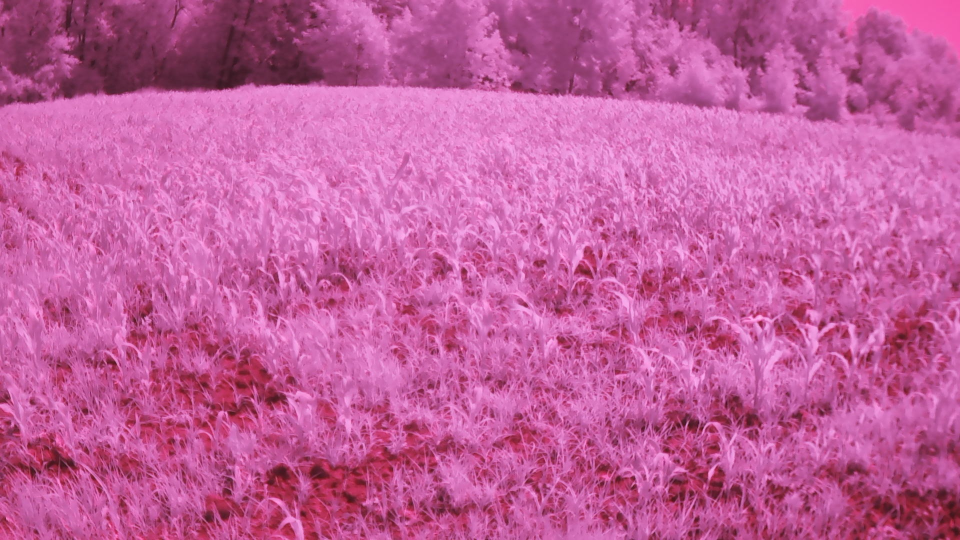
#> input picture Photos/Corn/Corn_20220619.jpg, 1920 x 1080 px (shown at 1/2 size)
$ python -i MainFrame.py   (imports and definitions only)
#> lines starting #> are read from the running program, lines starting #| are printed output that depends on the picture
import tkinter
from tkinter import filedialog
from tkinter.filedialog import asksaveasfile
import cv2
import PIL.Image
import PIL.ImageTk
import time
import os
from fastiecm import fastiecm
import numpy as np


# [130 lines left out: functions initialize, update, get_frame, create_canvas, snapshot, browse_files and 2 more, not called in this run]


def ndvi_pressed(cv_img):
    # The function that is called, when the user starts the NDVI calculation
    # The several display calls in between are for debugging ppurposes to she the various steps of the calculation.

    original = cv_img
    original = cv2.cvtColor(original, cv2.COLOR_BGR2RGB)
    #display(original, 'Original')
    # First the contrast of the original image is stretched.
    contrasted = contrast_stretch(original)
    # [12 lines of commented-out code are left out]
    ndvi = calc_ndvi(contrasted)
    #display(ndvi, 'NDVI')
    #cv2.imwrite('ndvi.png', ndvi)

    # These values are stretched such that the values lie between 0 and 255
    ndvi_contrasted = contrast_stretch(ndvi)
    #display(ndvi_contrasted, 'NDVI Contrasted')
    #cv2.imwrite('ndvi_contrasted.png', ndvi_contrasted)

    # At last the fastiecm color mapping is applied to the currently grey scaled image
    # The color mapped image is then displayed in the canvas
    color_mapped_prep = ndvi_contrasted.astype(np.uint8)
    color_mapped_image = cv2.applyColorMap(color_mapped_prep, fastiecm)
    #display(color_mapped_image, 'Color mappped')
    #cv2.imwrite('color_mapped_image.png', color_mapped_image)
    canvas.destroy()
    color_mapped_image = cv2.cvtColor(color_mapped_image, cv2.COLOR_BGR2RGB)
    create_canvas(color_mapped_image)


# [11 lines left out: function display, not called in this run]


def calc_ndvi(image):
    # The actual calculation of the NDVI with the formula (NIR - RED) / (NIR + RED)
    # The NIR data is stored in the BLUE channel
    b, g, r = cv2.split(image)
    bottom = (r.astype(float) + b.astype(float))
    bottom[bottom==0] = 0.01
    ndvi = (b.astype(float) - r.astype(float)) / bottom
    return ndvi


def contrast_stretch(im):
    # Linear contrast stretch with 5% percentile
    in_min = np.percentile(im, 5)
    in_max = np.percentile(im, 95)
    out_min = 0.0
    out_max = 255.0

    out = im - in_min
    out *= ((out_min - out_max) / (in_min - in_max))
    out += in_min
    return out


# Generating the Tkinter object
# [2 lines not run here, left out]
video_source = 0

# Open the video source
# [7 lines not run here, left out]

# [1 line that did not run here, left out]

# After it is called once, the update method will be automatically called every delay
# [3 lines not run here, left out]

def key(event):
    if not cameramode:
        print("pressed"), repr(event.char)

# [9 lines left out: function callback, not called in this run]
# [1 line not run here, left out]

>>> import cv2
>>> picture = cv2.imread('Photos/Corn/Corn_20220619.jpg')
#> picture is the input picture: shape (1080, 1920, 3); mean B, G, R 156.1, 93.1, 195.2
>>> result = ndvi_pressed(picture)
#> in contrast_stretch, `in_min = np.percentile(im, 5)`: in_min = 56
#> in contrast_stretch, `in_max = np.percentile(im, 95)`: in_max = 226
#> in calc_ndvi, `b, g, r = cv2.split(image)`:
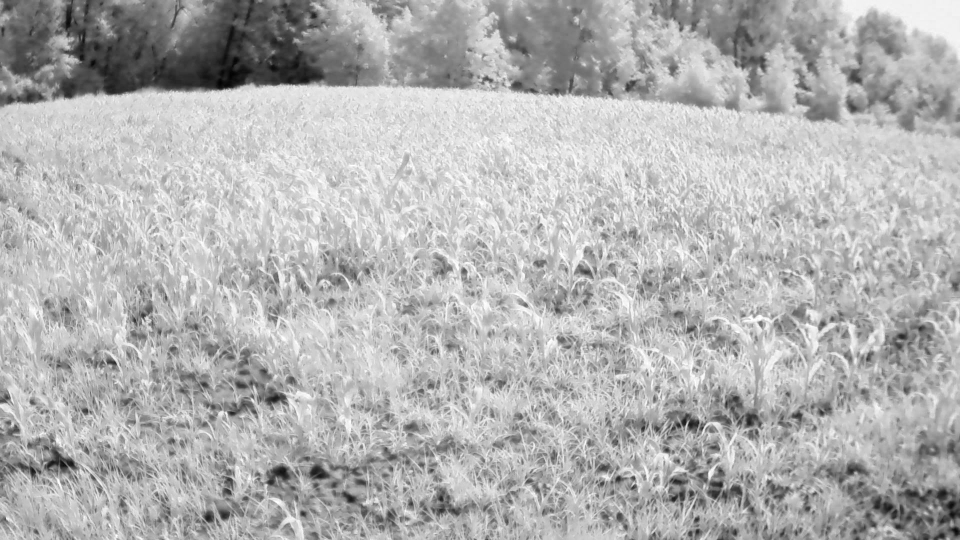
#> b: shape (1080, 1920) float64 (shown at 1/2 size); min 53, max 354.5, mean 264.8; drawn with min black and max white
#> in calc_ndvi, `b, g, r = cv2.split(image)`:
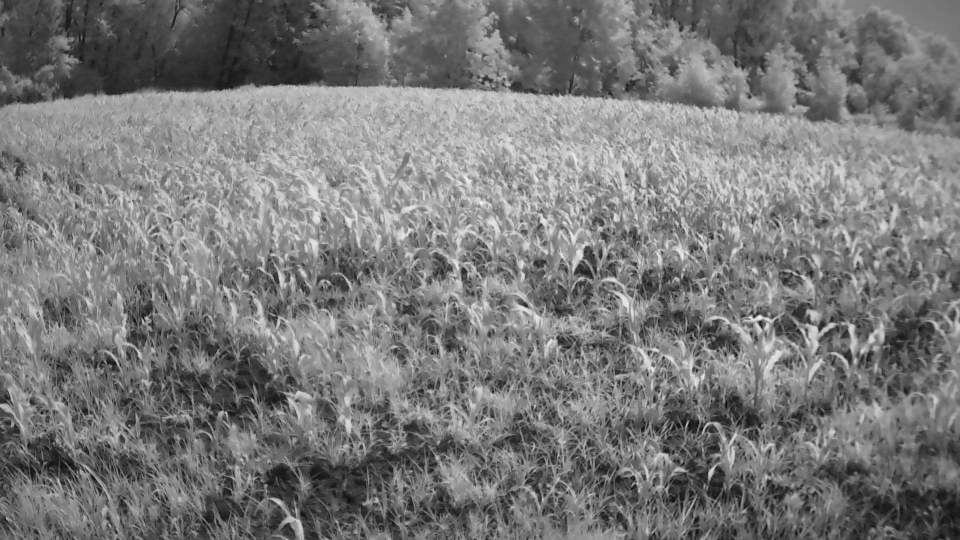
#> g: shape (1080, 1920) float64 (shown at 1/2 size); min -19, max 254, mean 111.6; drawn with min black and max white
#> in calc_ndvi, `b, g, r = cv2.split(image)`:
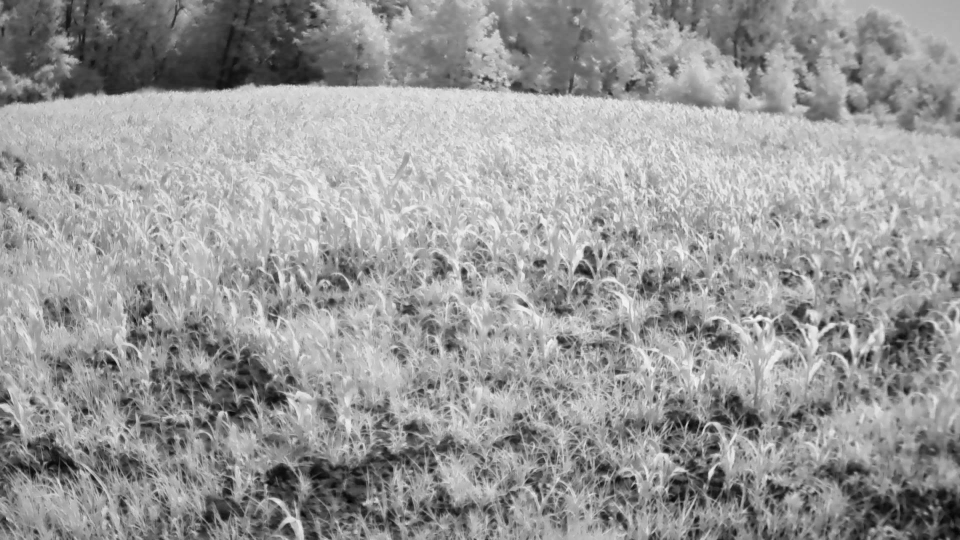
#> r: shape (1080, 1920) float64 (shown at 1/2 size); min 2, max 341, mean 206.1; drawn with min black and max white
#> in calc_ndvi, `bottom = (r.astype(float) + b.astype(float))`:
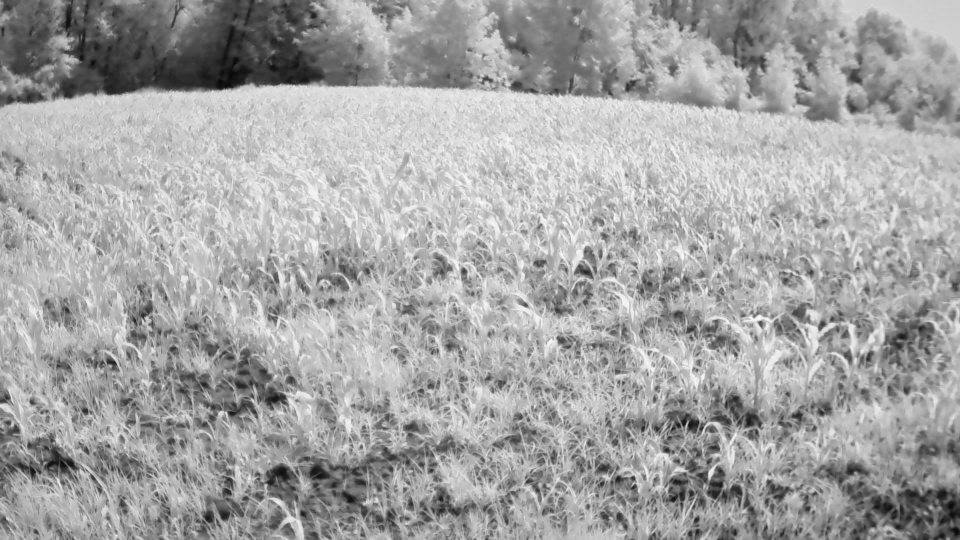
#> bottom: shape (1080, 1920) float64 (shown at 1/2 size); min 58, max 695.5, mean 470.9; drawn with min black and max white
#> in calc_ndvi, `ndvi = (b.astype(float) - r.astype(float)) / bottom`:
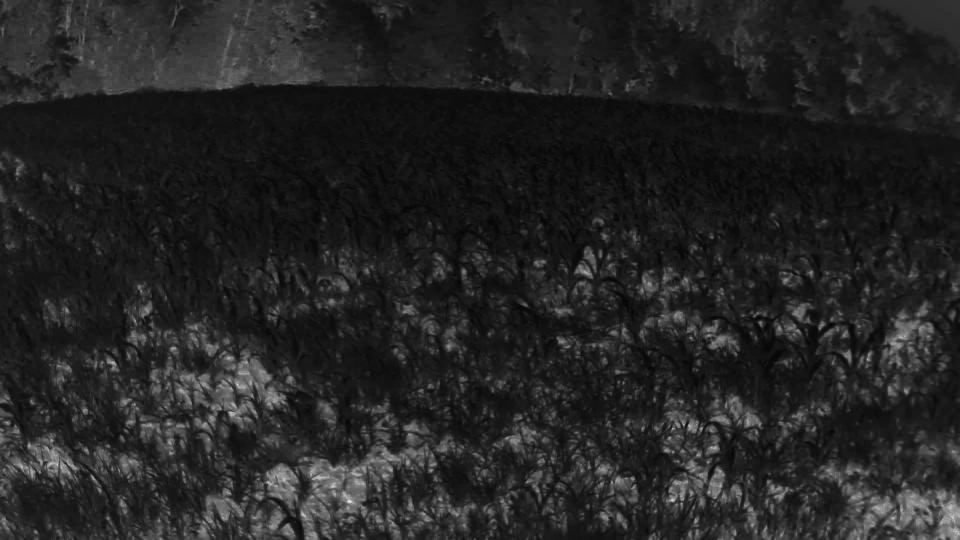
#> ndvi: shape (1080, 1920) float64 (shown at 1/2 size); min 0.0161, max 0.965, mean 0.142
#> in ndvi_pressed, `color_mapped_prep = ndvi_contrasted.astype(np.uint8)`:
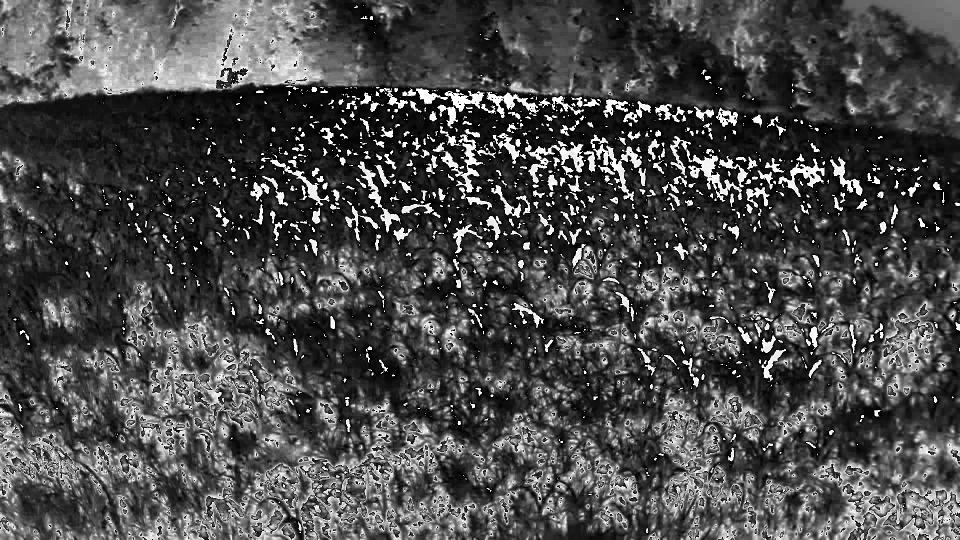
#> color_mapped_prep: shape (1080, 1920) (shown at 1/2 size); min 0, max 255, mean 75
#> (the run stopped early here; a loop or call above may not have finished)

$ run again, on Photos/Experiments/Weisskachel40_10m.jpg
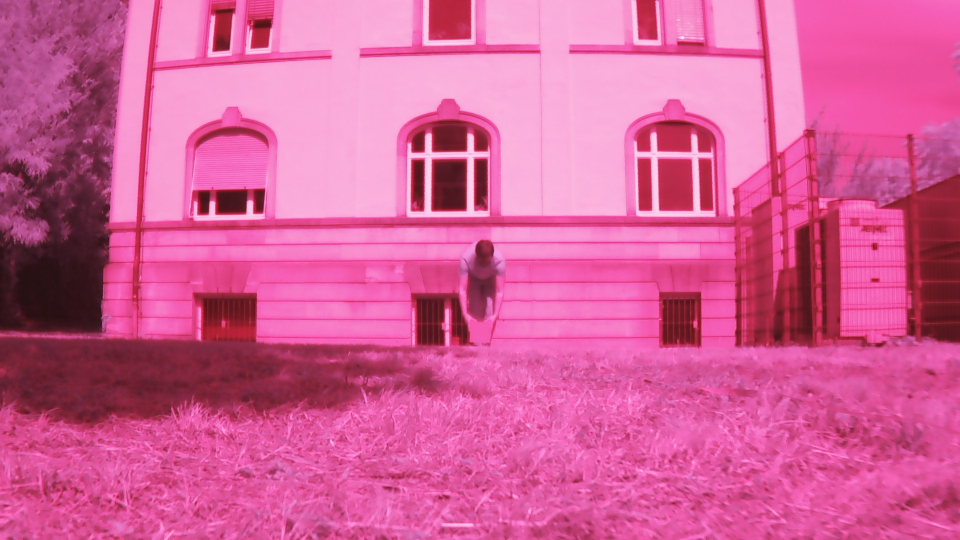
#> input picture Photos/Experiments/Weisskachel40_10m.jpg, 1920 x 1080 px (shown at 1/2 size)
#> picture is the input picture: shape (1080, 1920, 3); mean B, G, R 152.3, 94, 213.2
#> in_min = 38
#> in_max = 250
#> in calc_ndvi, `ndvi = (b.astype(float) - r.astype(float)) / bottom`:
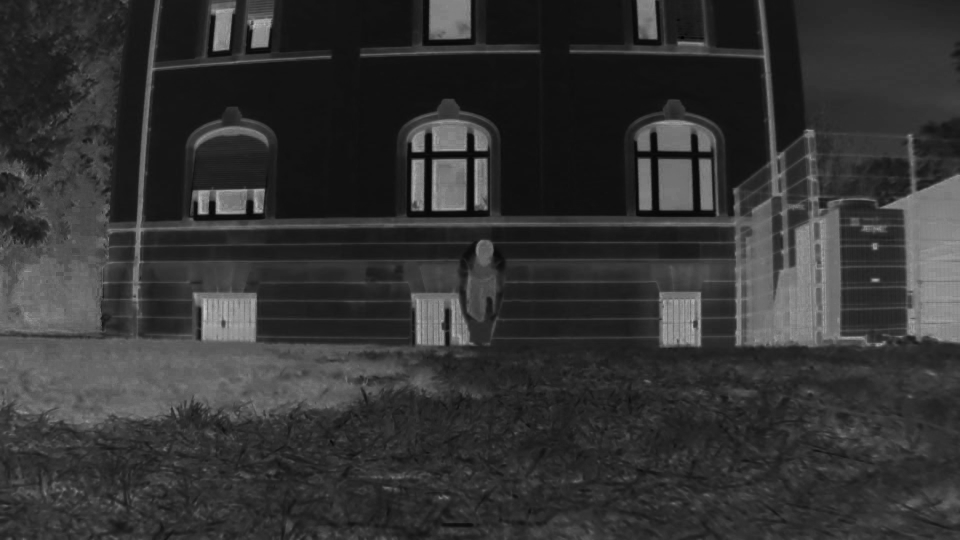
#> ndvi: shape (1080, 1920) float64 (shown at 1/2 size); min 0, max 0.847, mean 0.203
#> in ndvi_pressed, `color_mapped_prep = ndvi_contrasted.astype(np.uint8)`:
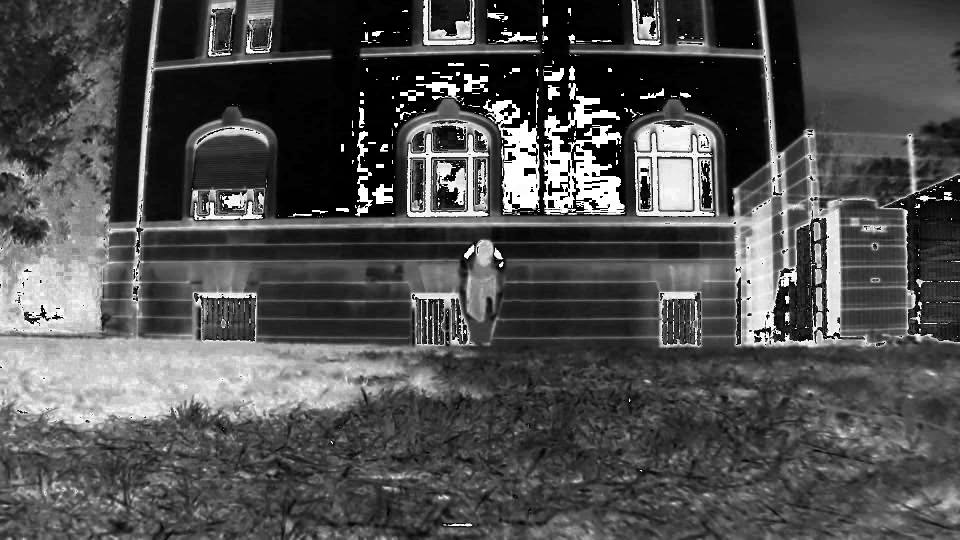
#> color_mapped_prep: shape (1080, 1920) (shown at 1/2 size); min 0, max 255, mean 79.8

$ run again, on Photos/Meadow/Meadow_2022028.jpg
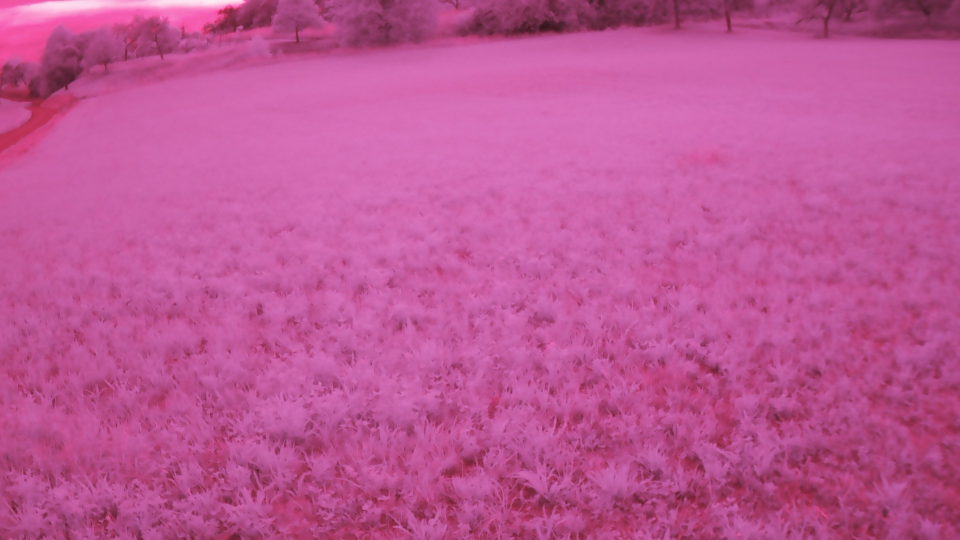
#> input picture Photos/Meadow/Meadow_2022028.jpg, 1920 x 1080 px (shown at 1/2 size)
#> picture is the input picture: shape (1080, 1920, 3); mean B, G, R 149.2, 85.5, 190.4
#> in_min = 65
#> in_max = 210
#> in calc_ndvi, `ndvi = (b.astype(float) - r.astype(float)) / bottom`:
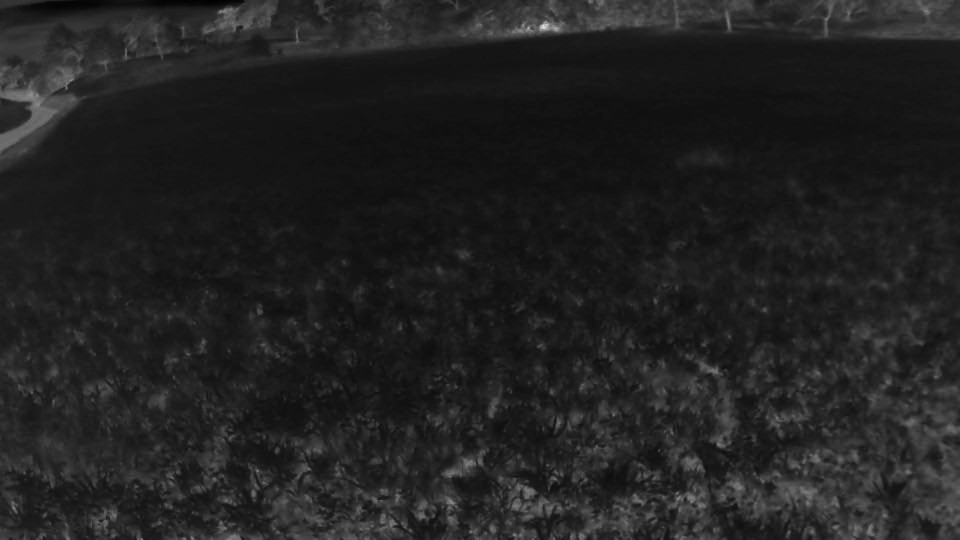
#> ndvi: shape (1080, 1920) float64 (shown at 1/2 size); min 0.0136, max 1.08, mean 0.156; drawn with min black and max white
#> in ndvi_pressed, `color_mapped_prep = ndvi_contrasted.astype(np.uint8)`:
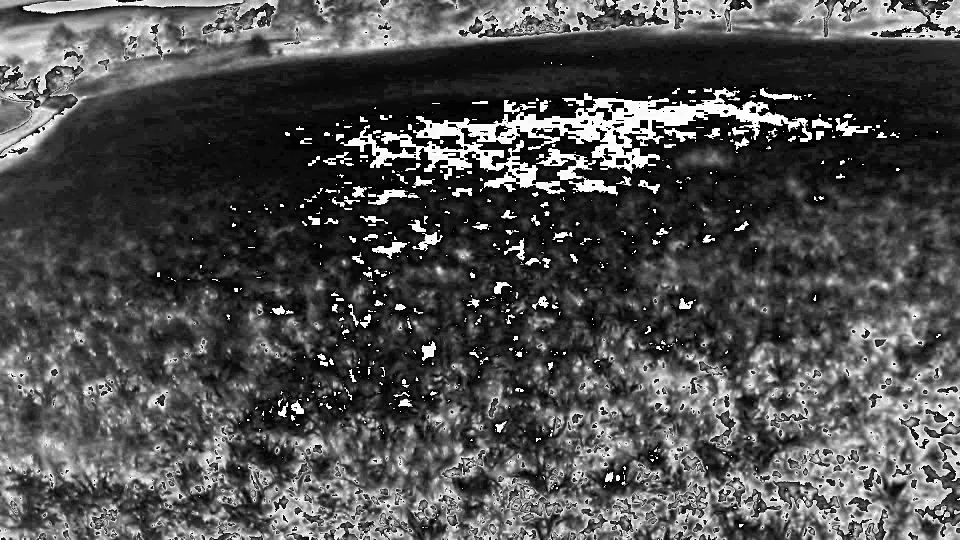
#> color_mapped_prep: shape (1080, 1920) (shown at 1/2 size); min 0, max 255, mean 78.8
